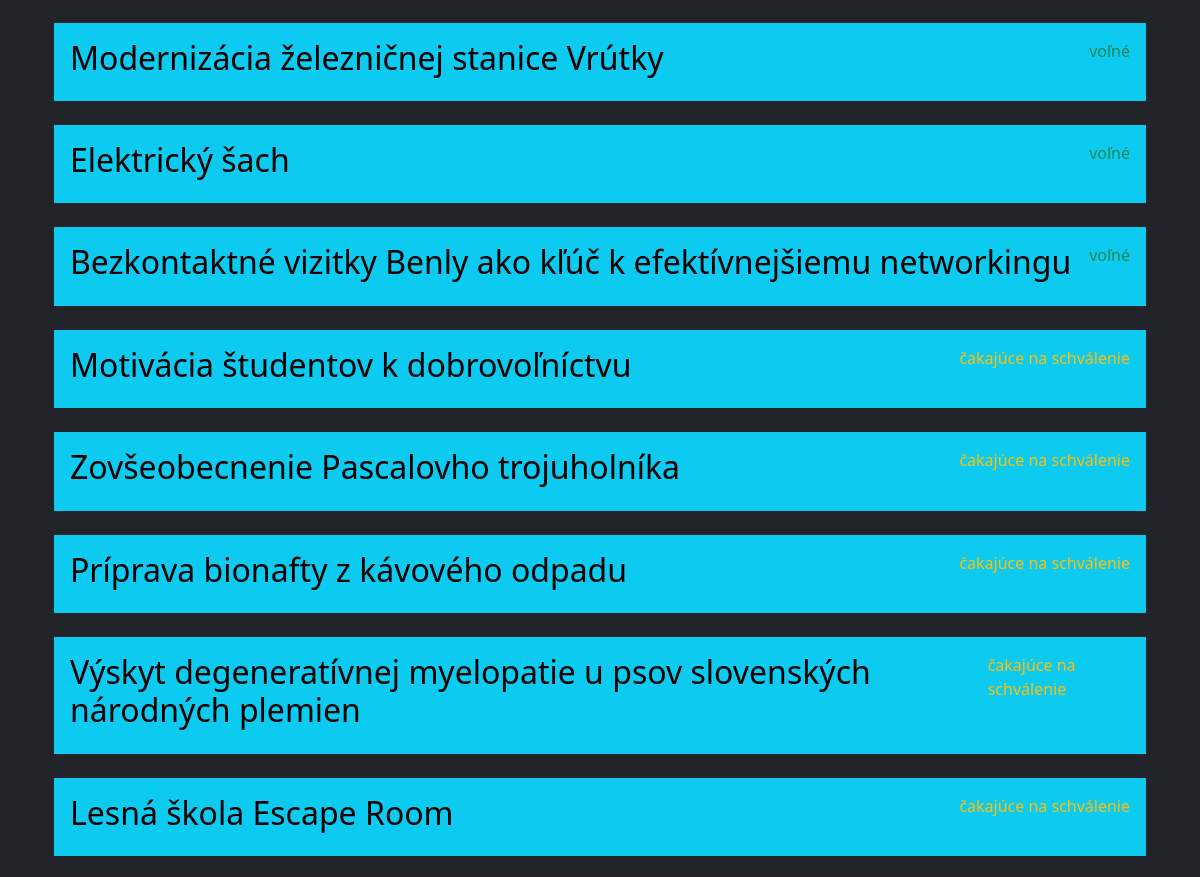
Before: /soc/ (middle part) with the older database file.
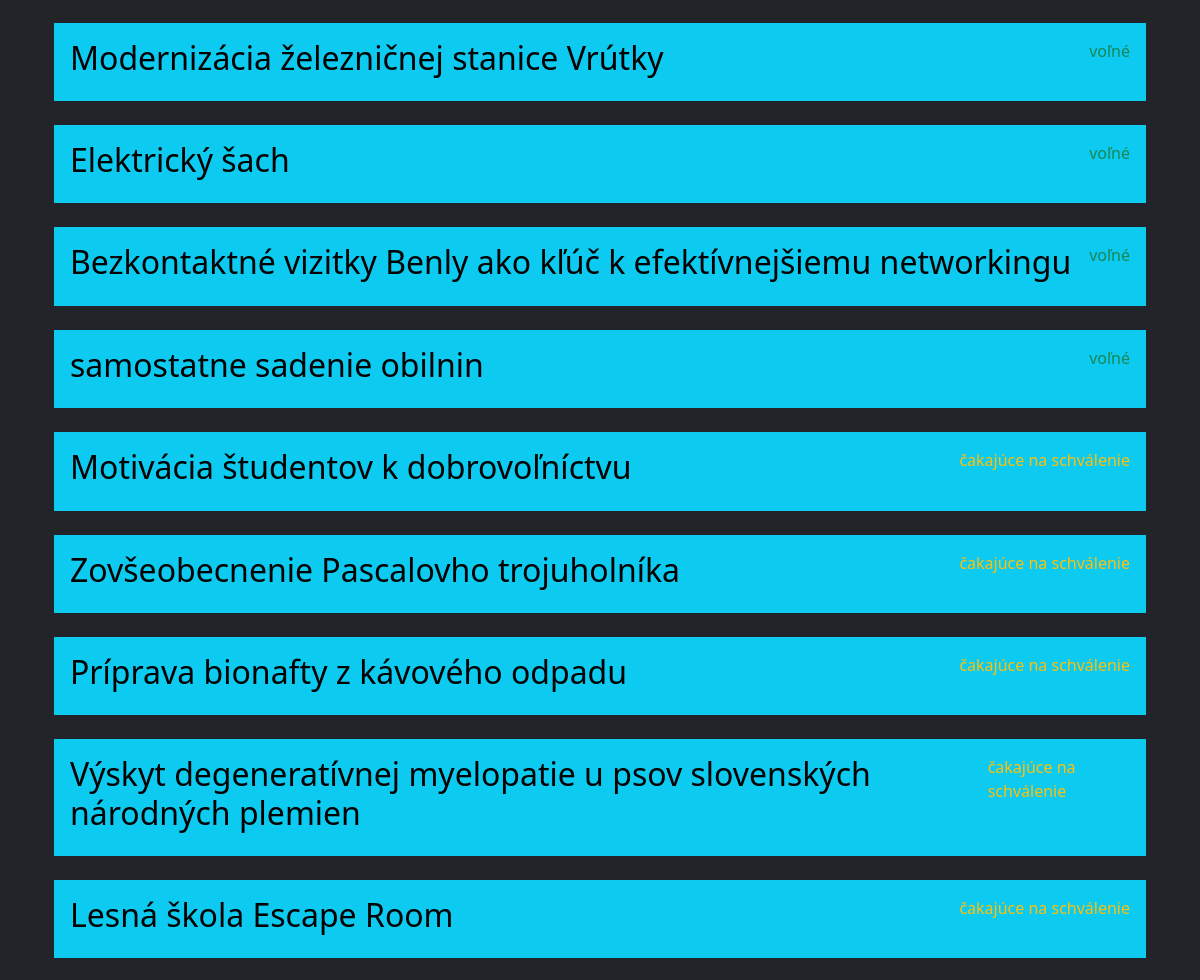
After: the same page with the newer database file.
### soc/models.py (models this page shows, shortened)
class Tema(models.Model):
    nazov = models.CharField(max_length=100)
    popis = models.TextField()
    konzultant = models.ForeignKey(Ucitel, on_delete=models.CASCADE)
    student = models.ForeignKey(Student, on_delete=models.SET_NULL, null=True, blank=True)
    odbor = models.ForeignKey(Odbor, on_delete=models.CASCADE)
    dostupnost = models.ForeignKey(Dostupnost, on_delete=models.CASCADE)
    pocet_kontrol = models.IntegerField()

class Dostupnost(models.Model):
    nazov = models.CharField(max_length=70)
    def __str__(self):
        return f'{self.nazov}'

### soc/views.py (the view)
# urls.py: path('', views.vypis_tem, name='vypis-tem'),
def vypis_tem(request):
    temy = Tema.objects.all().order_by('dostupnost', 'id')
    ucitelia = Ucitel.objects.all()
    odbory = Odbor.objects.all()
    dostupnosti = Dostupnost.objects.all()
    return render(request, 'soc/index.html', {'temy': temy, "ucitelia":ucitelia, "odbory":odbory, "dostupnosti":dostupnosti})

### soc/models.py (called while the page is built)
    def __str__(self):
        return f'{self.meno} {self.priezvisko}'

    def __str__(self):
        return f'{self.meno} {self.priezvisko}'

    def __str__(self):
        return f'{self.nazov}'

### soc/templates/soc/index.html (shortened to what this page needs)
{% extends "base.html" %}
{% load static %}
{% block content %}
<div class="container mb-4">
    {% for tema in temy %}
    <div class="tema">
    <details class="mt-4">
        <summary class="bg-info text-black p-3">
            <div class="d-flex justify-content-between">
                <h2 style="max-width: fit-content;">{{ tema.nazov }}</h2>
                {% if tema.dostupnost.nazov == "čakajúce na schválenie" %}
                <p class='text-warning mb-1' style="max-width: fit-content;">{{ tema.dostupnost }}</p>
                {% elif tema.dostupnost.nazov == "obsadené" %}
                <p class='text-danger' style="max-width: fit-content;">{{ tema.dostupnost }}</p>
                {% elif tema.dostupnost.nazov == "voľné" %}
                <p class='text-success' style="max-width: fit-content;">{{ tema.dostupnost }}</p>
                {% else %}
                <p class='text-info' style="max-width: fit-content;">{{ tema.dostupnost }}</p>
                {% endif %}
            </div>
        </summary>
    </details>
    </div>
    {% endfor %}
</div>
{% endblock %}

Changed rows visible on the page:
added Tema: nazov "samostatne sadenie obilnin", dostupnost "voľné"
